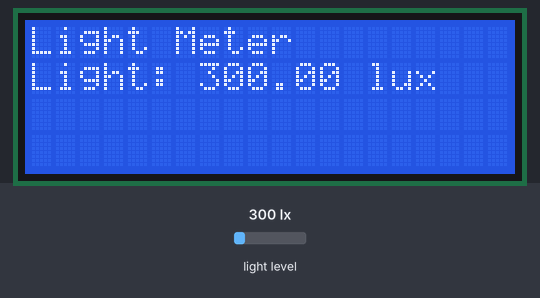
Simulated run of this sketch. Board: Arduino Uno, built with avr-gcc and run on an emulated ATmega328P. On the bench: 20×4 character LCD. The test bench sets the inputs (shaded band); at power-on: light level 300 lx. What the sketch prints to the serial monitor is not drawn.

Above: at 2.2 s.
2.3 s: light level set to 40 lx
At 3.3 s:
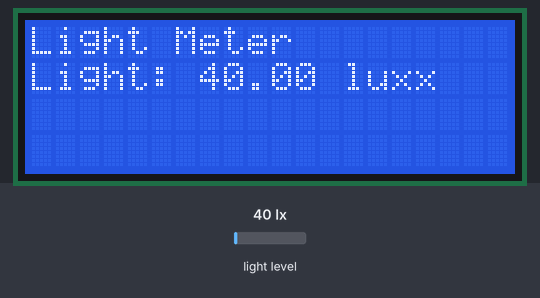
4.1 s: light level set to 500 lx
At 5.1 s:
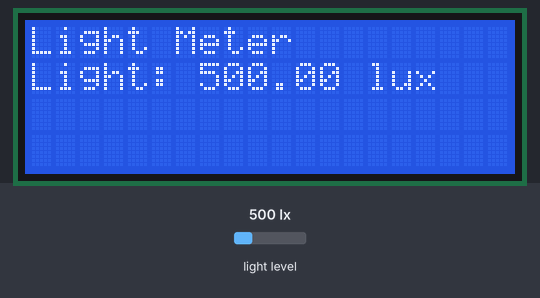
5.7 s: light level set to 1000 lx
At 7.0 s:
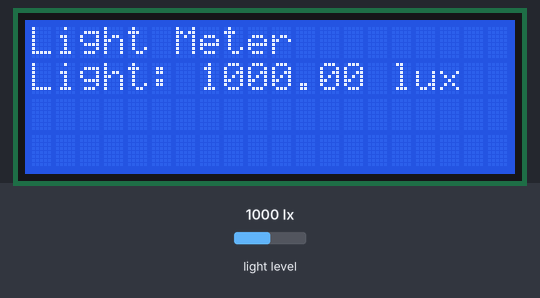
7.3 s: light level set to 40 lx
At 7.9 s:
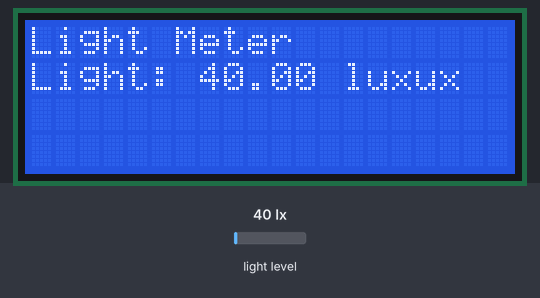
Timing chart, 0 to 9.9 s (numbered marks = the images above; inputs shaded):
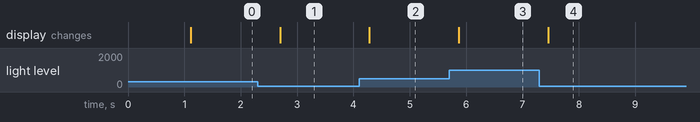

The sketch:

Pengukuran_Cahaya_2.ino
```cpp
// Kelompok
// Isep Lutpi Nur [2113191079]
// Farhan Aziz [2113191097]
// Muhammad Bayu Ramdhani [2113191081]
// Muhammad Taufik Ali [2113191067]

#include <Wire.h>
#include <BH1750.h>
#include <LiquidCrystal_I2C.h> //memasukan library LCD
BH1750 lightMeter;
LiquidCrystal_I2C lcd(0x27, 20, 4); //alamat didapat dari i2c scanner
void setup(){
  Serial.begin(9600); // Initialize the I2C bus (BH1750 library doesn't do this  automatically)

  // On esp8266 devices you can select SCL and SDA pins using Wire.begin(D4, D3);
  Wire.begin();
  lightMeter.begin();
  Serial.println(F("BH1750 Test"));

  //Inisialisasi LCD menyalakan backlight LCD,
  lcd.init();
  lcd.backlight();
  lcd.setCursor(0,0);
  lcd.print("Light Meter"); //pada baris pertama
  lcd.setCursor(0,1);
  lcd.print("BH1750"); //pada baris kedua dituliskan LCD + BH1750
  delay(1000); //Waktu jeda
  lcd.clear();
}

void loop() {
  float lux = lightMeter.readLightLevel();
  Serial.print(lux);
  Serial.println(" lux");

  lcd.setCursor(0,0);
  lcd.print("Light Meter");
  lcd.setCursor(0,1);
  lcd.print("Light: ");
  lcd.print(lux);
  lcd.print(" lux");
  delay(500);
}
```

Measured:
- after the input at 2.3 s, the display: changes after 0.40 s (image 1)
- after the input at 4.1 s, the display: changes after 0.18 s (image 2)
- after the input at 5.7 s, the display: changes after 0.17 s (image 3)
- after the input at 7.3 s, the display: changes after 0.16 s (image 4)
